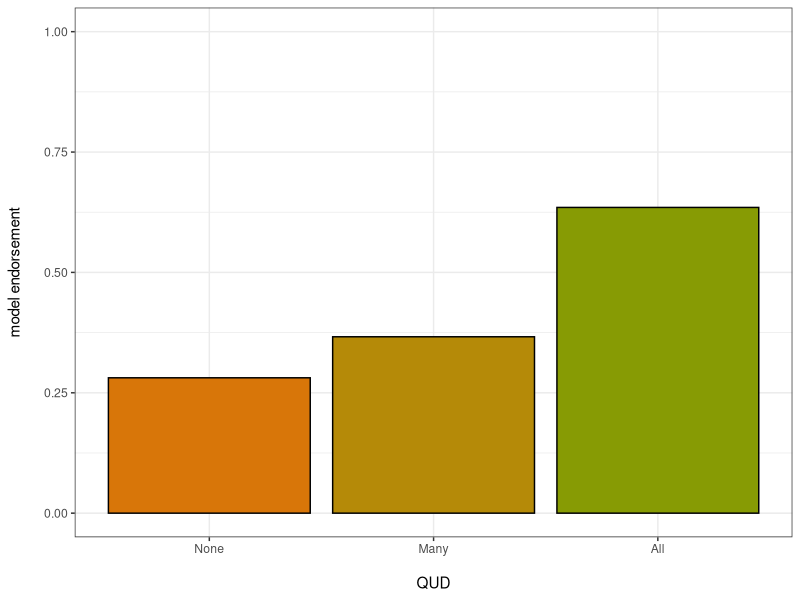
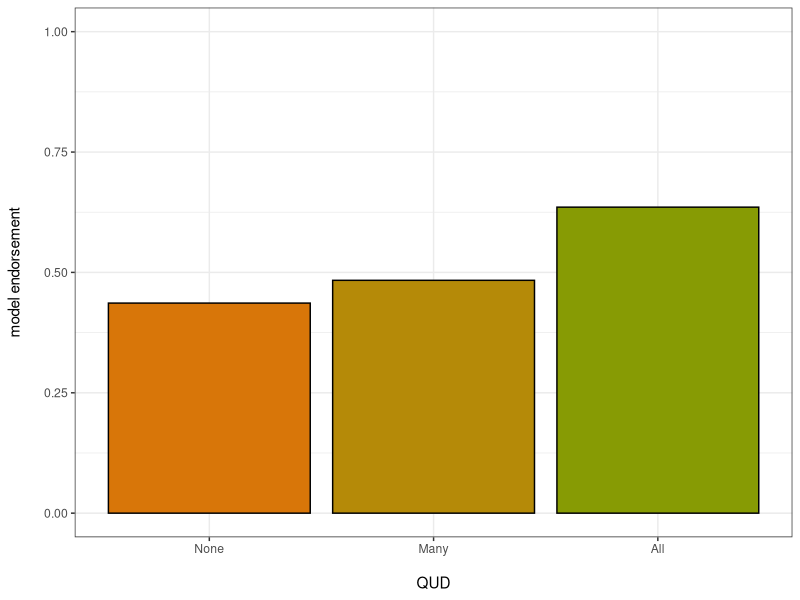

Generate these figures, in order, with R:
# Load ggplot2
library(ggplot2)

setwd("~/git/spanish_scope/experiments/plotcolor/")


# Create data
data <- data.frame(
  QUD=c("None","Many", "All") ,  
  response=c(0.2811466072455673,0.36634588972698934,0.6349921886602219)
)
#model prediction
# Barplot
high_many_qud = ggplot(data, aes(x=reorder(QUD, response),y=response)) + 
  geom_bar(stat = "identity",fill = c("#d87609","#b58a08", "#879b04"),color ="black", position=position_dodge())+ 
  ylim(0,1)+
  ylab("model endorsement\n") +
  xlab("\nQUD")+
  theme_bw()
high_many_qud #+ theme(text = element_text(size = 25))
#ggsave("model_pre.png",height=2,width=2.5)
########

# Create data for Spanish
data <- data.frame(
  QUD=c("None","Many", "All") ,  
  response2=c(0.4363080506623963
,0.4836014213445037
,0.6355700133392889)
)
#model prediction
# Barplot
high_many_qud = ggplot(data, aes(x=reorder(QUD, response2),y=response2)) + 
  geom_bar(stat = "identity",fill = c("#d87609","#b58a08", "#879b04"),color ="black", position=position_dodge())+ 
  ylim(0,1)+
  ylab("model endorsement\n") +
  xlab("\nQUD")+
  theme_bw()
high_many_qud #+ theme(text = element_text(size = 25))
#ggsave("spanish_pre.png",height=2,width=2.5)
  
#colors
fill = c("#d87609","#b58a08", "#879b04")
